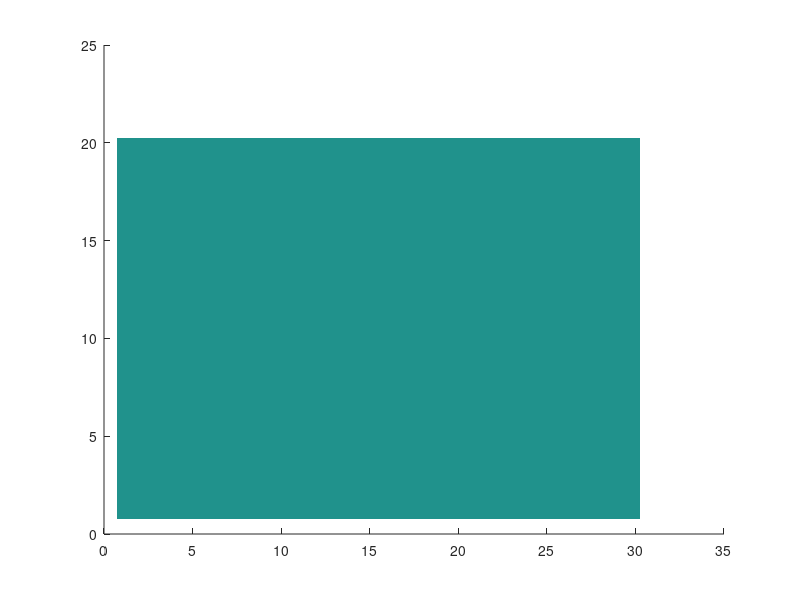

Recreate this plot in MATLAB. (Note: this script raises an error after producing the figure.)
%=========================================================================
% COPYRIGHT (c) 2000-2003 by Trinity College Dublin, Dublin 2, IRELAND
% All rights reserved  
%=========================================================================
% Author:                Eamonn M. Kenny
% Principal Researcher:  Dr. Peter J. Cullen
% First Modification:    May 2002
% Last Modification:     Dated Below "Added dd/mm/yy"
% Previous Projects:     Storms, FMW/ARG
% Current  Project:      IP2000 STIWRO
% Software Tool Version: 1.0
%=========================================================================
fout = fopen('capacity.txt','w');

% print size of matrix to file
xStart = 0.75;
yStart = 0.75;
zStart = 2.5;
xStep  = 2.95;
yStep  = 1.95;
M      = 11;
N      = 11;

fprintf( fout, 'StartPoint: %f %f %f \n', xStart, yStart, zStart );
fprintf( fout, 'StepSize: %f %f\n', xStep, yStep );
fprintf( fout, 'Dimensions: %d %d\n', M, N );

% set capacity requirements
capacity = zeros(N,M);
x = zeros(M,1);
y = zeros(N,1);

capacitySum = 0.0;

for n = 1:N
  y(n) = yStart + (n-1) * yStep;
end;

for m = 1:M
  x(m) = xStart + (m-1) * xStep;
  for n = 1:N
    if ( sqrt( (x(m) - 5.5)^2 + (y(n) - 6)^2 ) <= 4.0 )
      capacity(n,m) = 0.075;
    elseif ( sqrt( (x(m) - 15.5)^2 + (y(n) - 14)^2 ) <= 4.0 )
      capacity(n,m) = 0.075;
    elseif ( sqrt( (x(m) - 25.5)^2 + (y(n) - 6)^2 ) <= 4.0 )
      capacity(n,m) = 0.075;
    else 
      capacity(n,m) = 0.075;
    end;
      
    capacitySum = capacitySum + capacity(n,m);
    fprintf( fout, '%f\n', capacity(n,m) );
  end;
end;

fclose(fout);

fprintf( 'Start: (%fx%f), End: (%fx%f)\n', xStart, yStart, xStart+(M-1)*xStep, yStart+(N-1)*yStep );
fprintf( 'Total Capacity of Foyer: %f\n', capacitySum );

% plot the capacity in the grid and the story in which it is defined
hold;
surf(x,y,capacity, 'FaceColor','interp','EdgeColor','none');
story3d( 'story1.txt', 'story1.txta' );
hold;
